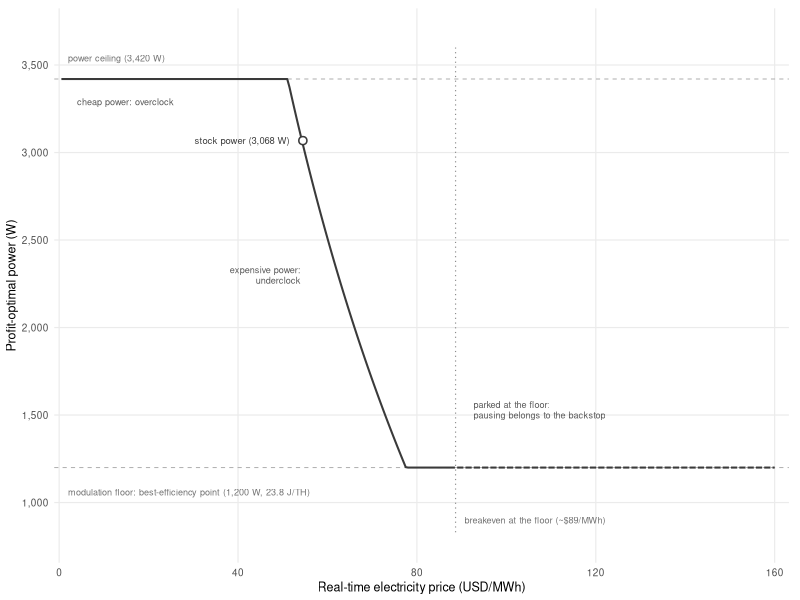
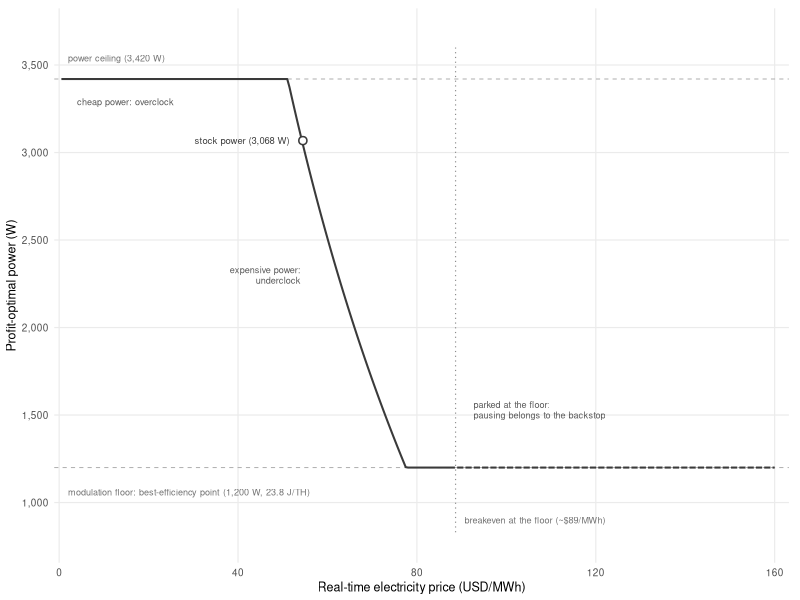

These figures' R source, in order:
# fig_ch5_optimal_power.R, Chapter 5: the profit-optimal power target
# Output: book/images/optimal_power.png (+ .pdf). Run from the repo root:
#   Rscript analysis/figures/fig_ch5_optimal_power.R
#
# Optimal power as a function of the electricity price for the Antminer
# S19j Pro, computed the way the production loop computes it: a
# linear-efficiency model J(p) = J_best + c*(p - p_floor) with hashrate
# H(p) = p/J(p), which has a closed-form profit optimum
# p* = (sqrt(A*a/B) - a)/b (see analysis/ch5-backtest/papo_sim.py, class
# Miner). The model is fitted to the 2026-Q2 telemetry curve's anchor
# points (best-efficiency point and the value at stock power), so this
# figure and fig 5.1 share one data source. Optimizing over the raw
# fleet-average spline instead produces large artificial steps: the
# averaging lumps act as local profit optima a single machine does not
# have. Clamped to the PSU ceiling (3,600 W rating x 95% = 3,420 W)
# above and the modulation floor below; past the floor's breakeven the
# target parks (dashed): pausing belongs to the backstop.
#
# Hashprice fixed at the 2025 mean ($0.0507/TH/day, ch4).
suppressWarnings(Sys.setlocale("LC_ALL", "en_US.UTF-8"))
suppressMessages(library(ggplot2))

d <- read.csv("analysis/data/miner_efficiency_telemetry_2026q2.csv")
tele <- d[d$model == "S19j Pro", ]
HP <- 0.0507
p_max <- 3420
stock_w <- 3068
# linear-J model anchored to the telemetry: floor at the best-efficiency
# point, slope through the value at stock power (papo_sim.py Miner form)
floor_i <- which.min(tele$avg_jth)
p_floor <- tele$power_w[floor_i]
jth_floor <- tele$avg_jth[floor_i]
jth_stock <- tele$avg_jth[tele$power_w == stock_w]
cc <- (jth_stock - jth_floor) / (stock_w - p_floor)
a <- jth_floor - cc * p_floor            # J(p) = a + b*p
b <- cc
hr <- function(p) p / (a + b * p)        # TH/s
be_floor <- HP * 3.6e9 / (jth_floor * 86400)

opt_power <- function(price) {
  # closed form: maximize A*H(p) - B*p, A = HP/day per TH, B = $/W-day
  A <- HP; B <- price * 24 / 1e6
  p <- (sqrt(A * a / B) - a) / b
  min(p_max, max(p_floor, p))
}
prices <- seq(0.5, 160, by = 0.5)
opt <- vapply(prices, opt_power, numeric(1))
df <- data.frame(price = prices, w = opt,
                 seg = ifelse(prices <= be_floor, "live", "parked"))

# price at which the optimum first slips below stock power
p_stock <- min(df$price[df$w < stock_w])

ink <- "#3a3a3a"

p <- ggplot(df, aes(price, w)) +
  annotate("segment", x = be_floor, xend = be_floor, y = 830, yend = 3600,
           linetype = "dotted", color = "grey55", linewidth = 0.4) +
  geom_hline(yintercept = p_floor, color = "grey70", linewidth = 0.35,
             linetype = "dashed") +
  geom_hline(yintercept = p_max, color = "grey70", linewidth = 0.35,
             linetype = "dashed") +
  geom_line(data = subset(df, seg == "live"), color = ink, linewidth = 0.7) +
  geom_line(data = subset(df, seg == "parked"), color = ink, linewidth = 0.7,
            linetype = "31") +
  annotate("point", x = p_stock, y = stock_w, shape = 21, size = 2.2,
           fill = "white", color = ink, stroke = 0.8) +
  annotate("text", x = p_stock - 3, y = stock_w,
           label = "stock power (3,068 W)", hjust = 1, size = 2.4,
           color = "grey25") +
  annotate("text", x = 2, y = p_max + 120, label = "power ceiling (3,420 W)",
           hjust = 0, size = 2.3, color = "grey45") +
  annotate("text", x = 2, y = p_floor - 140,
           label = sprintf("modulation floor: best-efficiency point (%s W, %.1f J/TH)",
                           format(p_floor, big.mark = ","), jth_floor),
           hjust = 0, size = 2.3, color = "grey45") +
  annotate("text", x = be_floor + 2, y = 900,
           label = sprintf("breakeven at the floor (~$%.0f/MWh)", be_floor),
           hjust = 0, size = 2.3, color = "grey45") +
  annotate("text", x = be_floor + 4, y = p_floor + 330,
           label = "parked at the floor:\npausing belongs to the backstop",
           hjust = 0, size = 2.3, lineheight = 0.95, color = "grey35") +
  annotate("text", x = 4, y = 3290, label = "cheap power: overclock",
           hjust = 0, size = 2.3, color = "grey35") +
  # left of the falling curve (right-aligned like the stock-power label): the
  # gap between the curve and the dotted breakeven line is too narrow for it
  annotate("text", x = 54, y = 2300, label = "expensive power:\nunderclock",
           hjust = 1, size = 2.3, lineheight = 0.95, color = "grey35") +
  scale_x_continuous(expand = expansion(mult = c(0.01, 0.02))) +
  scale_y_continuous(limits = c(800, 3680), breaks = seq(1000, 3500, 500),
                     labels = scales::comma) +
  labs(x = "Real-time electricity price (USD/MWh)",
       y = "Profit-optimal power (W)") +
  theme_minimal(base_size = 9) +
  theme(
    panel.grid.minor = element_blank(),
    plot.margin = margin(6, 8, 4, 4)
  )

ggsave("book/images/optimal_power.png", p,
       width = 124, height = 84, units = "mm", dpi = 300, bg = "white")
ggsave("book/images/optimal_power.pdf", p,
       width = 124, height = 84, units = "mm", bg = "white")
cat(sprintf("floor %.0f W (%.2f J/TH), floor breakeven $%.1f/MWh, stock crossed at $%.1f\n",
            p_floor, jth_floor, be_floor, p_stock))
cat("Wrote book/images/optimal_power.png and .pdf\n")
